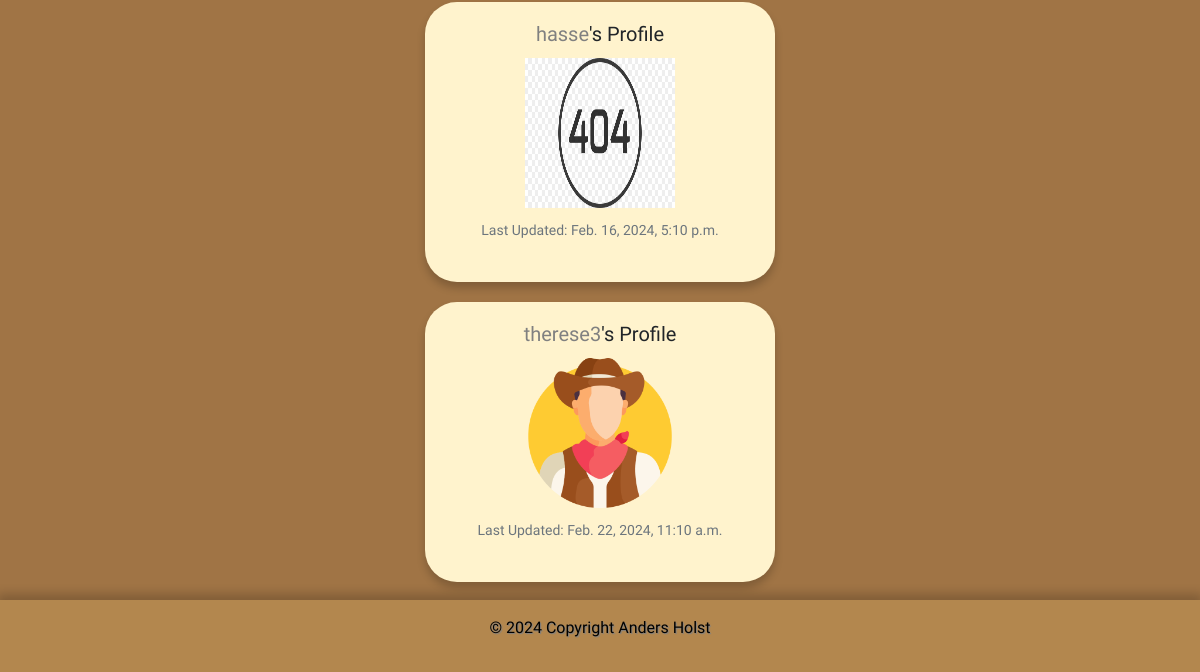
The page /profile_list/ (signed in, lower part) on the database as committed earlier.
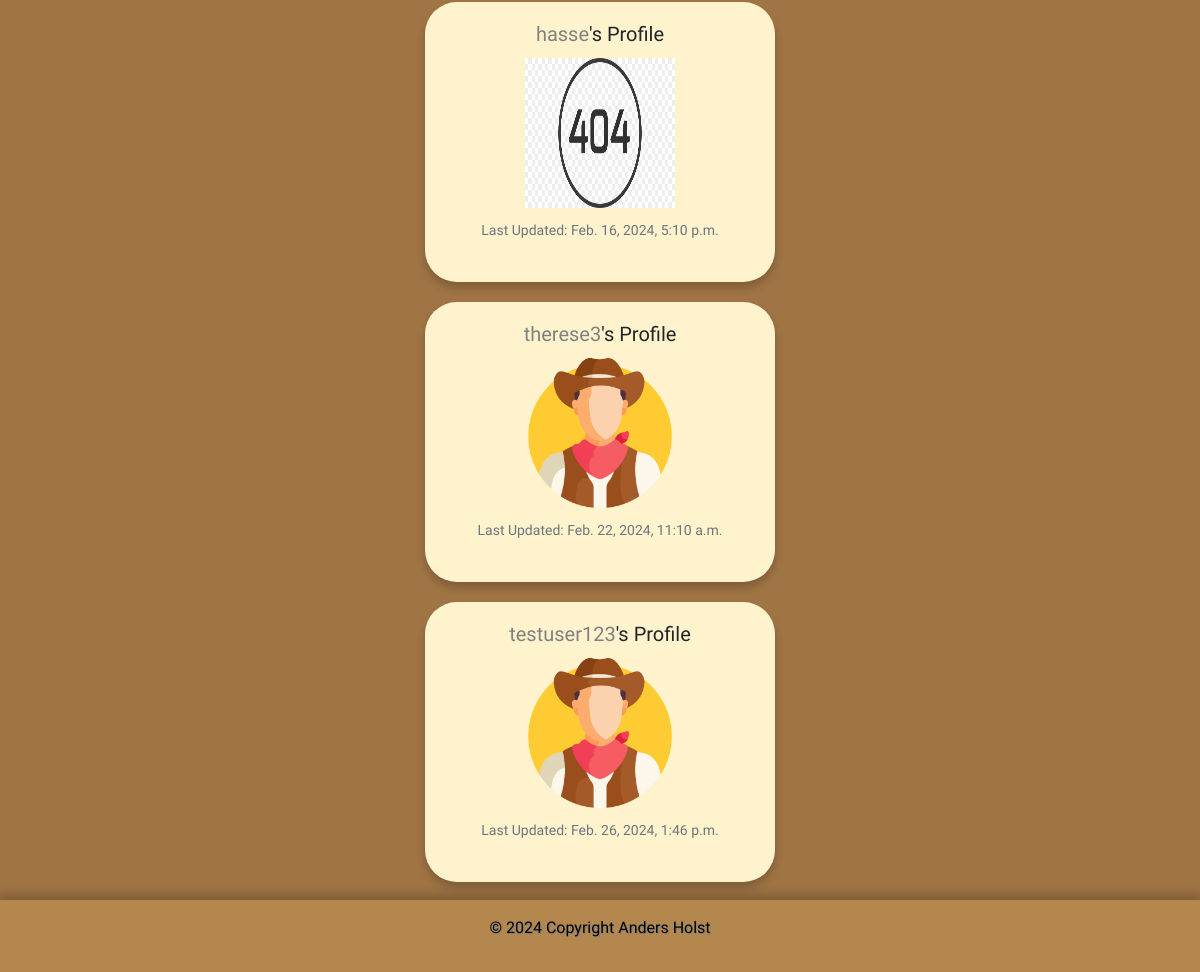
The same page on the database as committed later.
### the_saloon/models.py (models this page shows, shortened)
class Profile(models.Model):
        user = models.OneToOneField(User, on_delete=models.CASCADE)
        follows = models.ManyToManyField("self",
            related_name="followed_by",
            symmetrical=False,
            blank=True)
        date_modified = models.DateTimeField(User, auto_now=True)
        profile_image = models.ImageField(null=True, blank=True, upload_to="images/")
        profile_bio = models.CharField(null=True, blank=True, max_length=500)
        facebook_link = models.CharField(null=True, blank=True, max_length=100)
        instagram_link = models.CharField(null=True, blank=True, max_length=100)
        linkedin_link = models.CharField(null=True, blank=True, max_length=100)
        youtube_link = models.CharField(null=True, blank=True, max_length=100)
        x_link = models.CharField(null=True, blank=True, max_length=100)

### the_saloon/views.py (the view)
# urls.py: path('profile_list/', views.profile_list, name='profile_list'),
def profile_list(request):
    if request.user.is_authenticated:
        profiles = Profile.objects.exclude(user=request.user)
        return render(request, 'profile_list.html', {"profiles": profiles})
    else:
        messages.success(request, ("You must login to see this page..."))
        return redirect('home')

### the_saloon/templates/profile_list.html (shortened to what this page needs)
{% extends 'base.html' %}
{% load static %}
{% block content %}
    {% if profiles %}
    {% for profile in profiles %}
<div class="list-container col-md-12">
  <div class="cont">
    <div class="container">
      <div class="list-card">
        <h5 class="card-title"><a href="{% url 'profile' profile.user.id  %}">
          {{ profile.user.username }}</a>'s Profile</h5>
                {% if profile.profile_image %}
                  <img class="list" src="{{ profile.profile_image.url }}"
                  width=200 height=200 class="img rounded-circle"
                  alt="{{ profile.user.username}}">
                {% else %}
                <img class="list" src="{% static 'images/cowboy.png' %}" height="150"
                width="150" class="profile rounded-circle" height: auto; alt="profile_image">
                {% endif %}
              <p class="list card-text"><small class="text-muted">
              Last Updated: {{ profile.date_modified }}</small></p>
      </div>
    </div>
  </div>
</div>
{% endfor %}
{% endif %}
{% endblock %}

Rows that differ between the two databases and show on the page:
added Profile: user.username "testuser123", date_modified "Feb. 26, 2024, 1:46 p.m."
